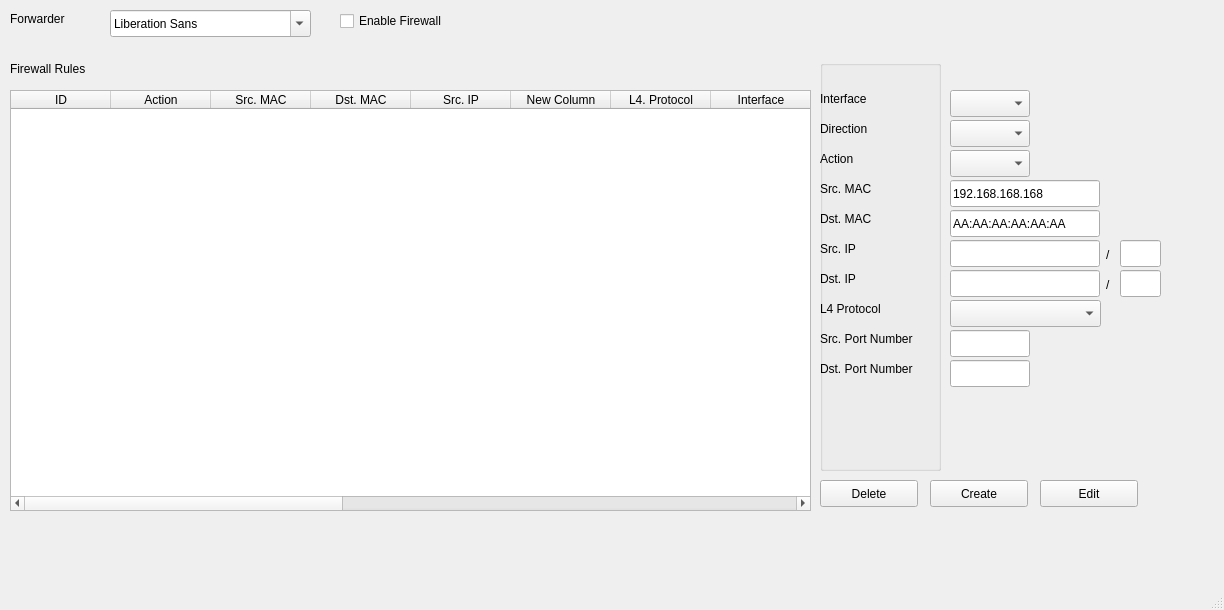
<?xml version="1.0" encoding="UTF-8"?>
<ui version="4.0">
 <class>MainWindow</class>
 <widget class="QMainWindow" name="MainWindow">
  <property name="geometry">
   <rect>
    <x>0</x>
    <y>0</y>
    <width>1224</width>
    <height>610</height>
   </rect>
  </property>
  <property name="windowTitle">
   <string>MainWindow</string>
  </property>
  <widget class="QWidget" name="centralwidget">
   <widget class="QPushButton" name="guiBtnDelete">
    <property name="geometry">
     <rect>
      <x>820</x>
      <y>480</y>
      <width>98</width>
      <height>27</height>
     </rect>
    </property>
    <property name="text">
     <string>Delete</string>
    </property>
   </widget>
   <widget class="QFontComboBox" name="guiCbForwarder">
    <property name="geometry">
     <rect>
      <x>110</x>
      <y>10</y>
      <width>201</width>
      <height>27</height>
     </rect>
    </property>
   </widget>
   <widget class="QLabel" name="label">
    <property name="geometry">
     <rect>
      <x>10</x>
      <y>10</y>
      <width>81</width>
      <height>17</height>
     </rect>
    </property>
    <property name="text">
     <string>Forwarder</string>
    </property>
   </widget>
   <widget class="QCheckBox" name="checkBox">
    <property name="geometry">
     <rect>
      <x>340</x>
      <y>10</y>
      <width>141</width>
      <height>22</height>
     </rect>
    </property>
    <property name="text">
     <string>Enable Firewall</string>
    </property>
   </widget>
   <widget class="QTableWidget" name="guiTblFirewallRules">
    <property name="geometry">
     <rect>
      <x>10</x>
      <y>90</y>
      <width>801</width>
      <height>421</height>
     </rect>
    </property>
    <property name="columnCount">
     <number>17</number>
    </property>
    <column>
     <property name="text">
      <string>ID</string>
     </property>
    </column>
    <column>
     <property name="text">
      <string>Action</string>
     </property>
    </column>
    <column>
     <property name="text">
      <string>Src. MAC</string>
     </property>
    </column>
    <column>
     <property name="text">
      <string>Dst. MAC</string>
     </property>
    </column>
    <column>
     <property name="text">
      <string>Src. IP</string>
     </property>
    </column>
    <column>
     <property name="text">
      <string>New Column</string>
     </property>
    </column>
    <column>
     <property name="text">
      <string>L4. Protocol</string>
     </property>
    </column>
    <column>
     <property name="text">
      <string>Interface</string>
     </property>
    </column>
    <column>
     <property name="text">
      <string>Direction</string>
     </property>
    </column>
    <column/>
    <column/>
    <column/>
    <column/>
    <column/>
    <column/>
    <column/>
    <column/>
   </widget>
   <widget class="QLabel" name="label_5">
    <property name="geometry">
     <rect>
      <x>820</x>
      <y>120</y>
      <width>66</width>
      <height>17</height>
     </rect>
    </property>
    <property name="text">
     <string/>
    </property>
   </widget>
   <widget class="QGroupBox" name="groupBox">
    <property name="geometry">
     <rect>
      <x>820</x>
      <y>60</y>
      <width>121</width>
      <height>411</height>
     </rect>
    </property>
    <property name="title">
     <string/>
    </property>
    <widget class="QLabel" name="label_3">
     <property name="geometry">
      <rect>
       <x>0</x>
       <y>30</y>
       <width>66</width>
       <height>17</height>
      </rect>
     </property>
     <property name="text">
      <string>Interface</string>
     </property>
    </widget>
    <widget class="QLabel" name="label_4">
     <property name="geometry">
      <rect>
       <x>0</x>
       <y>60</y>
       <width>66</width>
       <height>17</height>
      </rect>
     </property>
     <property name="text">
      <string>Direction</string>
     </property>
    </widget>
    <widget class="QLabel" name="label_2">
     <property name="geometry">
      <rect>
       <x>0</x>
       <y>90</y>
       <width>66</width>
       <height>17</height>
      </rect>
     </property>
     <property name="text">
      <string>Action</string>
     </property>
    </widget>
    <widget class="QLabel" name="label_6">
     <property name="geometry">
      <rect>
       <x>0</x>
       <y>120</y>
       <width>66</width>
       <height>17</height>
      </rect>
     </property>
     <property name="text">
      <string>Src. MAC</string>
     </property>
    </widget>
    <widget class="QLabel" name="label_7">
     <property name="geometry">
      <rect>
       <x>0</x>
       <y>150</y>
       <width>66</width>
       <height>17</height>
      </rect>
     </property>
     <property name="text">
      <string>Dst. MAC</string>
     </property>
    </widget>
    <widget class="QLabel" name="label_8">
     <property name="geometry">
      <rect>
       <x>0</x>
       <y>180</y>
       <width>91</width>
       <height>17</height>
      </rect>
     </property>
     <property name="text">
      <string>Src. IP </string>
     </property>
    </widget>
    <widget class="QLabel" name="label_9">
     <property name="geometry">
      <rect>
       <x>0</x>
       <y>210</y>
       <width>66</width>
       <height>17</height>
      </rect>
     </property>
     <property name="text">
      <string>Dst. IP</string>
     </property>
    </widget>
    <widget class="QLabel" name="label_10">
     <property name="geometry">
      <rect>
       <x>0</x>
       <y>240</y>
       <width>91</width>
       <height>17</height>
      </rect>
     </property>
     <property name="text">
      <string>L4 Protocol</string>
     </property>
    </widget>
    <widget class="QLabel" name="label_12">
     <property name="geometry">
      <rect>
       <x>0</x>
       <y>270</y>
       <width>121</width>
       <height>17</height>
      </rect>
     </property>
     <property name="text">
      <string>Src. Port Number</string>
     </property>
    </widget>
    <widget class="QLabel" name="label_13">
     <property name="geometry">
      <rect>
       <x>0</x>
       <y>300</y>
       <width>121</width>
       <height>17</height>
      </rect>
     </property>
     <property name="text">
      <string>Dst. Port Number</string>
     </property>
    </widget>
   </widget>
   <widget class="QLabel" name="label_11">
    <property name="geometry">
     <rect>
      <x>10</x>
      <y>60</y>
      <width>101</width>
      <height>17</height>
     </rect>
    </property>
    <property name="text">
     <string>Firewall Rules </string>
    </property>
   </widget>
   <widget class="QPushButton" name="pushButton">
    <property name="geometry">
     <rect>
      <x>930</x>
      <y>480</y>
      <width>98</width>
      <height>27</height>
     </rect>
    </property>
    <property name="text">
     <string>Create</string>
    </property>
   </widget>
   <widget class="QPushButton" name="pushButton_2">
    <property name="geometry">
     <rect>
      <x>1040</x>
      <y>480</y>
      <width>98</width>
      <height>27</height>
     </rect>
    </property>
    <property name="text">
     <string>Edit</string>
    </property>
   </widget>
   <widget class="QComboBox" name="comboBox">
    <property name="geometry">
     <rect>
      <x>950</x>
      <y>90</y>
      <width>80</width>
      <height>27</height>
     </rect>
    </property>
   </widget>
   <widget class="QComboBox" name="comboBox_2">
    <property name="geometry">
     <rect>
      <x>950</x>
      <y>120</y>
      <width>80</width>
      <height>27</height>
     </rect>
    </property>
   </widget>
   <widget class="QComboBox" name="comboBox_3">
    <property name="geometry">
     <rect>
      <x>950</x>
      <y>150</y>
      <width>80</width>
      <height>27</height>
     </rect>
    </property>
   </widget>
   <widget class="QLineEdit" name="lineEdit">
    <property name="geometry">
     <rect>
      <x>950</x>
      <y>180</y>
      <width>150</width>
      <height>27</height>
     </rect>
    </property>
    <property name="text">
     <string>192.168.168.168</string>
    </property>
   </widget>
   <widget class="QLineEdit" name="lineEdit_2">
    <property name="geometry">
     <rect>
      <x>950</x>
      <y>210</y>
      <width>150</width>
      <height>27</height>
     </rect>
    </property>
    <property name="text">
     <string>AA:AA:AA:AA:AA:AA</string>
    </property>
   </widget>
   <widget class="QLineEdit" name="lineEdit_3">
    <property name="geometry">
     <rect>
      <x>950</x>
      <y>240</y>
      <width>150</width>
      <height>27</height>
     </rect>
    </property>
   </widget>
   <widget class="QLineEdit" name="lineEdit_4">
    <property name="geometry">
     <rect>
      <x>950</x>
      <y>270</y>
      <width>150</width>
      <height>27</height>
     </rect>
    </property>
   </widget>
   <widget class="QComboBox" name="comboBox_4">
    <property name="geometry">
     <rect>
      <x>950</x>
      <y>300</y>
      <width>151</width>
      <height>27</height>
     </rect>
    </property>
   </widget>
   <widget class="QLineEdit" name="lineEdit_6">
    <property name="geometry">
     <rect>
      <x>950</x>
      <y>330</y>
      <width>80</width>
      <height>27</height>
     </rect>
    </property>
   </widget>
   <widget class="QLineEdit" name="lineEdit_7">
    <property name="geometry">
     <rect>
      <x>950</x>
      <y>360</y>
      <width>80</width>
      <height>27</height>
     </rect>
    </property>
   </widget>
   <widget class="QLineEdit" name="lineEdit_8">
    <property name="geometry">
     <rect>
      <x>1120</x>
      <y>240</y>
      <width>41</width>
      <height>27</height>
     </rect>
    </property>
   </widget>
   <widget class="QLabel" name="label_14">
    <property name="geometry">
     <rect>
      <x>1106</x>
      <y>246</y>
      <width>16</width>
      <height>17</height>
     </rect>
    </property>
    <property name="text">
     <string>/</string>
    </property>
   </widget>
   <widget class="QLineEdit" name="lineEdit_9">
    <property name="geometry">
     <rect>
      <x>1120</x>
      <y>270</y>
      <width>41</width>
      <height>27</height>
     </rect>
    </property>
   </widget>
   <widget class="QLabel" name="label_15">
    <property name="geometry">
     <rect>
      <x>1106</x>
      <y>276</y>
      <width>16</width>
      <height>17</height>
     </rect>
    </property>
    <property name="text">
     <string>/</string>
    </property>
   </widget>
  </widget>
  <widget class="QMenuBar" name="menubar">
   <property name="geometry">
    <rect>
     <x>0</x>
     <y>0</y>
     <width>1224</width>
     <height>25</height>
    </rect>
   </property>
  </widget>
  <widget class="QStatusBar" name="statusbar"/>
 </widget>
 <resources/>
 <connections/>
</ui>
